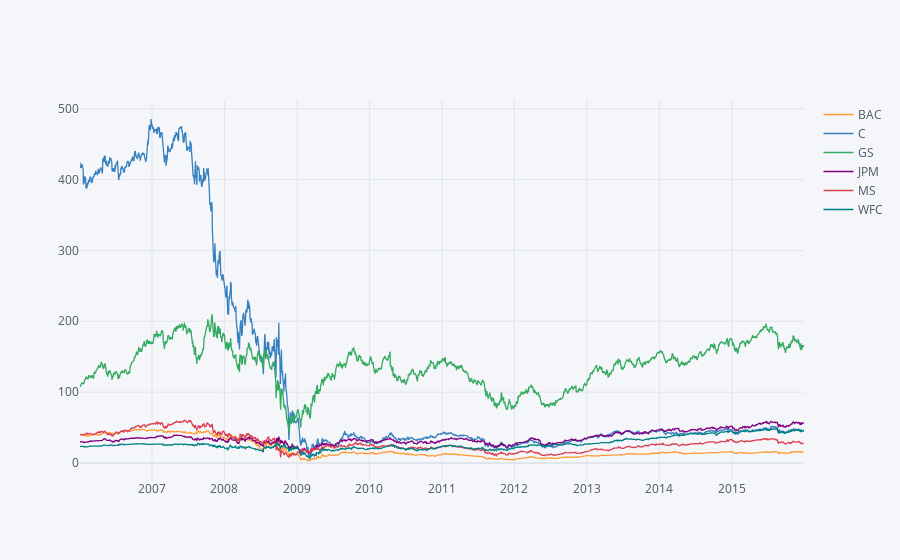

The notebook cell saved with this chart:
### Code cell
bank_stocks.xs(key='Close', axis=1, level='Stock Info').iplot()

### Figure 1 — Plotly figure (JSON) as saved in the notebook; plotly's stock layout.template omitted (floating-point values rounded to 4 significant figures; data arrays with more than 128 entries replaced by an {"elided": "..."} marker saying what was removed)
{"data": [{"line": {"color": "rgba(255, 153, 51, 1.0)", "dash": "solid", "shape": "linear", "width": 1.3}, "mode": "lines", "name": "BAC", "text": "", "type": "scatter", "x": {"elided": "2517 str values"}, "y": {"elided": "2517 float values"}}, {"line": {"color": "rgba(55, 128, 191, 1.0)", "dash": "solid", "shape": "linear", "width": 1.3}, "mode": "lines", "name": "C", "text": "", "type": "scatter", "x": {"elided": "2517 str values"}, "y": {"elided": "2517 float values"}}, {"line": {"color": "rgba(50, 171, 96, 1.0)", "dash": "solid", "shape": "linear", "width": 1.3}, "mode": "lines", "name": "GS", "text": "", "type": "scatter", "x": {"elided": "2517 str values"}, "y": {"elided": "2517 float values"}}, {"line": {"color": "rgba(128, 0, 128, 1.0)", "dash": "solid", "shape": "linear", "width": 1.3}, "mode": "lines", "name": "JPM", "text": "", "type": "scatter", "x": {"elided": "2517 str values"}, "y": {"elided": "2517 float values"}}, {"line": {"color": "rgba(219, 64, 82, 1.0)", "dash": "solid", "shape": "linear", "width": 1.3}, "mode": "lines", "name": "MS", "text": "", "type": "scatter", "x": {"elided": "2517 str values"}, "y": {"elided": "2517 mixed values"}}, {"line": {"color": "rgba(0, 128, 128, 1.0)", "dash": "solid", "shape": "linear", "width": 1.3}, "mode": "lines", "name": "WFC", "text": "", "type": "scatter", "x": {"elided": "2517 str values"}, "y": {"elided": "2517 float values"}}], "layout": {"legend": {"bgcolor": "#F5F6F9", "font": {"color": "#4D5663"}}, "paper_bgcolor": "#F5F6F9", "plot_bgcolor": "#F5F6F9", "title": {"font": {"color": "#4D5663"}}, "xaxis": {"gridcolor": "#E1E5ED", "showgrid": true, "tickfont": {"color": "#4D5663"}, "title": {"font": {"color": "#4D5663"}, "text": ""}, "zerolinecolor": "#E1E5ED"}, "yaxis": {"gridcolor": "#E1E5ED", "showgrid": true, "tickfont": {"color": "#4D5663"}, "title": {"font": {"color": "#4D5663"}, "text": ""}, "zerolinecolor": "#E1E5ED"}}}
